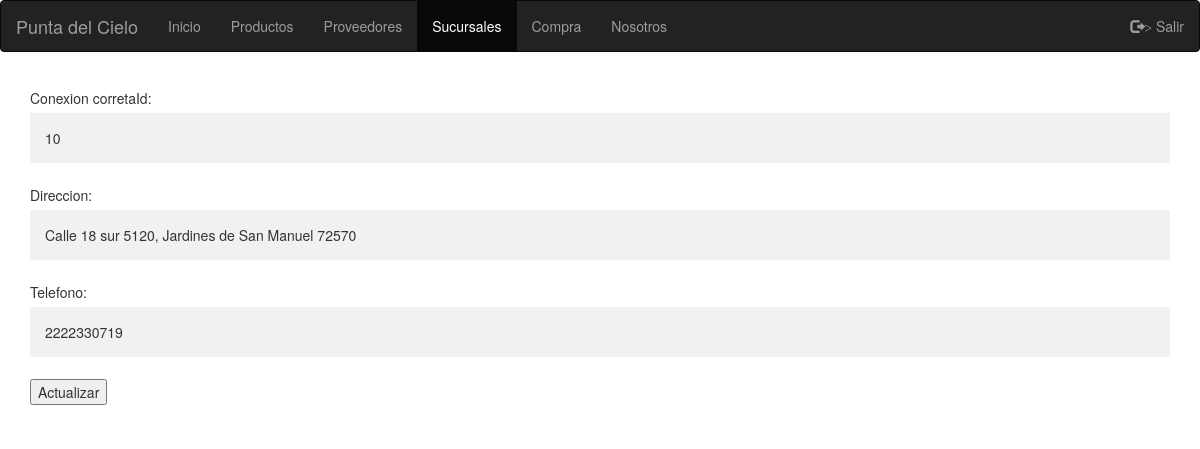
Screenshot of /worker/modificarSucursales.php?id_sucursal=10 with the database file from the repository.
### tables this page shows
CREATE TABLE `sucursal` (
  `id_sucursal` int(11) NOT NULL,
  `direccion` varchar(80) DEFAULT NULL,
  `telefono` varchar(15) DEFAULT NULL
);

### worker/modificarSucursales.php (the view, shortened to what this page needs)
<!DOCTYPE html>
<html>
	<head>
		<link rel="stylesheet" type="text/css" href="../style/stylesBS.css">
		<link rel="stylesheet" href="https://maxcdn.bootstrapcdn.com/bootstrap/3.3.7/css/bootstrap.min.css">
		<link rel="stylesheet" href="https://maxcdn.bootstrapcdn.com/bootstrap/3.3.7/css/bootstrap.min.css">
	</head>
	<body>
				<nav class="navbar navbar-inverse">
					<div class="container-fluid">
						<div class="navbar-header">
		      		<a class="navbar-brand" href="../index_log.php"> Punta del Cielo </a>
						</div>
						<ul class="nav navbar-nav">
		      		<li><a href="../index_log.php"> Inicio </a></li>
							<li><a href="productos.php"> Productos </a></li>
							<li><a href="proveedores.php"> Proveedores </a></li>
							<li class="active"><a href="sucursales.php"> Sucursales </a></li>
							<li><a href="agregarC.php"> Compra </a></li>
							<li><a href="nosotros.php"> Nosotros </a></li>
				 		</ul>
						<ul class="nav navbar-nav navbar-right">
							<li><a action href="index.php"><span class="glyphicon glyphicon-log-out" name="salir" value="salir">></span> Salir </a></li>
			    	</ul>
					</div>
				</nav>
		<div class="container">
			<?php
			$id=$_GET['id_sucursal'];
			$link=mysqli_connect("localhost","root","");
			echo "Conexion correta";
			mysqli_select_db($link,"puntadelcielo");
			$result=mysqli_query($link,"SELECT *FROM sucursal where id_sucursal=$id");
			echo "<table border='1' >";
			while ($row = mysqli_fetch_array($result)) {
				$id=$row['id_sucursal'];
				$dir=utf8_encode($row['direccion']);
				$tel=$row['telefono'];
				echo "
				<form action=\"actualizarSucursales.php\" method=\"post\">
				Id: <input value=\"$id\" type=\"text\"  disabled/>
				<input value=\"$id\" type=\"hidden\" name=\"id_sucursal\" />
				<br>
				Direccion:<br>
				<input type=\"text\" name=\"direccion\" value=\"$dir\">
				<br>
				Telefono:<br>
				<input type=\"text\" name=\"telefono\" value=\"$tel\">
				<br>
				<input type=\"submit\" value=\"Actualizar\">
				</form>";
			}
			?>
		</div>
	</body>
</html>

### style/stylesBS.css (style rules this page uses)
.navbar { margin-bottom: 0; border-radius: 0; }
body { font-family: Arial, Helvetica, sans-serif; }
* { box-sizing: border-box }
input[type=text], input[type=password] { width: 100%; padding: 15px; margin: 5px 0 22px 0; display: inline-block; border: none; background: #f1f1f1; }
.container { padding: 16px; }

### rows the page displays
sucursal: id_sucursal "10", direccion "Calle 18 sur 5120, Jardines de San Manuel 72570", telefono "2222330719"
